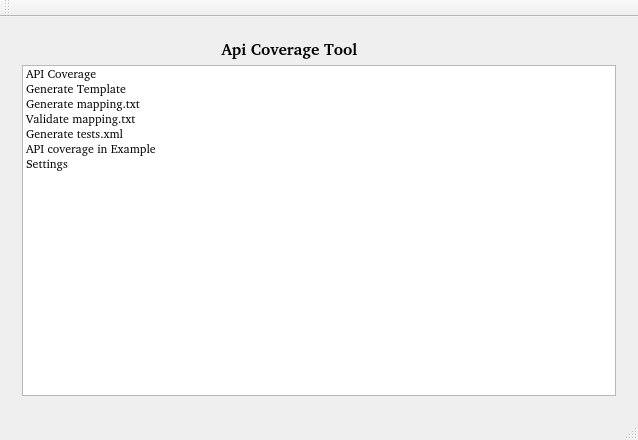
<?xml version="1.0" encoding="UTF-8"?>
<ui version="4.0">
 <class>ApiCovTool</class>
 <widget class="QMainWindow" name="ApiCovTool">
  <property name="geometry">
   <rect>
    <x>0</x>
    <y>0</y>
    <width>638</width>
    <height>440</height>
   </rect>
  </property>
  <property name="windowTitle">
   <string>ApiCovTool</string>
  </property>
  <widget class="QWidget" name="centralWidget">
   <layout class="QVBoxLayout" name="verticalLayout_7">
    <item>
     <widget class="QStackedWidget" name="stackedWidget">
      <property name="currentIndex">
       <number>0</number>
      </property>
      <widget class="QWidget" name="mainPage">
       <layout class="QVBoxLayout" name="verticalLayout_9">
        <item>
         <layout class="QVBoxLayout" name="mainPageVLayout">
          <item>
           <widget class="QLabel" name="title">
            <property name="font">
             <font>
              <family>Bitstream Charter</family>
              <pointsize>12</pointsize>
              <weight>75</weight>
              <bold>true</bold>
             </font>
            </property>
            <property name="text">
             <string>                                           Api Coverage Tool</string>
            </property>
           </widget>
          </item>
          <item>
           <widget class="QListWidget" name="listContents">
            <property name="font">
             <font>
              <family>Bitstream Charter</family>
             </font>
            </property>
            <item>
             <property name="text">
              <string>API Coverage</string>
             </property>
            </item>
            <item>
             <property name="text">
              <string>Generate Template</string>
             </property>
            </item>
            <item>
             <property name="text">
              <string>Generate mapping.txt</string>
             </property>
            </item>
            <item>
             <property name="text">
              <string>Validate mapping.txt</string>
             </property>
            </item>
            <item>
             <property name="text">
              <string>Generate tests.xml</string>
             </property>
            </item>
            <item>
             <property name="text">
              <string>API coverage in Example</string>
             </property>
            </item>
            <item>
             <property name="text">
              <string>Settings</string>
             </property>
            </item>
           </widget>
          </item>
         </layout>
        </item>
       </layout>
      </widget>
      <widget class="QWidget" name="pageApiCov">
       <layout class="QVBoxLayout" name="verticalLayout_10">
        <item>
         <layout class="QVBoxLayout" name="apiCovVLayout">
          <item>
           <widget class="QLabel" name="ApiCov_title">
            <property name="font">
             <font>
              <family>Bitstream Charter</family>
              <pointsize>12</pointsize>
              <weight>75</weight>
              <bold>true</bold>
             </font>
            </property>
            <property name="text">
             <string>                                                    Api Coverage </string>
            </property>
           </widget>
          </item>
          <item>
           <spacer name="verticalSpacer_10">
            <property name="orientation">
             <enum>Qt::Vertical</enum>
            </property>
            <property name="sizeHint" stdset="0">
             <size>
              <width>20</width>
              <height>40</height>
             </size>
            </property>
           </spacer>
          </item>
          <item>
           <layout class="QHBoxLayout" name="apiCovHLayout_4">
            <item>
             <widget class="QLabel" name="ipHeadDirLabel">
              <property name="styleSheet">
               <string notr="true"/>
              </property>
              <property name="text">
               <string>Input Header Directory</string>
              </property>
             </widget>
            </item>
            <item>
             <widget class="QLineEdit" name="ipHeadDirLineEdit"/>
            </item>
            <item>
             <widget class="QPushButton" name="ipHeadDirButton">
              <property name="text">
               <string>Browse</string>
              </property>
             </widget>
            </item>
           </layout>
          </item>
          <item>
           <spacer name="verticalSpacer_11">
            <property name="orientation">
             <enum>Qt::Vertical</enum>
            </property>
            <property name="sizeHint" stdset="0">
             <size>
              <width>20</width>
              <height>40</height>
             </size>
            </property>
           </spacer>
          </item>
          <item>
           <layout class="QHBoxLayout" name="apiCovHLayout_2">
            <item>
             <widget class="QLabel" name="ipSrcDirLabel">
              <property name="text">
               <string>Input Source Directory</string>
              </property>
             </widget>
            </item>
            <item>
             <widget class="QLineEdit" name="ipSrcDirLineEdit"/>
            </item>
            <item>
             <widget class="QPushButton" name="ipSrcDirButton">
              <property name="text">
               <string>Browse</string>
              </property>
             </widget>
            </item>
           </layout>
          </item>
          <item>
           <spacer name="verticalSpacer_12">
            <property name="orientation">
             <enum>Qt::Vertical</enum>
            </property>
            <property name="sizeHint" stdset="0">
             <size>
              <width>20</width>
              <height>40</height>
             </size>
            </property>
           </spacer>
          </item>
          <item>
           <layout class="QHBoxLayout" name="apiCovHLayout_1">
            <item>
             <widget class="QLabel" name="resultDirLabel">
              <property name="text">
               <string>Result Directory          </string>
              </property>
             </widget>
            </item>
            <item>
             <widget class="QLineEdit" name="resultDirLineEdit"/>
            </item>
            <item>
             <widget class="QPushButton" name="resultDirButton">
              <property name="text">
               <string>Browse</string>
              </property>
             </widget>
            </item>
           </layout>
          </item>
          <item>
           <spacer name="verticalSpacer_13">
            <property name="orientation">
             <enum>Qt::Vertical</enum>
            </property>
            <property name="sizeHint" stdset="0">
             <size>
              <width>20</width>
              <height>40</height>
             </size>
            </property>
           </spacer>
          </item>
          <item>
           <layout class="QHBoxLayout" name="apiCovHLayout_3">
            <item>
             <widget class="QPushButton" name="resultApiCov">
              <property name="text">
               <string>Generate</string>
              </property>
             </widget>
            </item>
            <item>
             <spacer name="horizontalSpacer_4">
              <property name="orientation">
               <enum>Qt::Horizontal</enum>
              </property>
              <property name="sizeHint" stdset="0">
               <size>
                <width>40</width>
                <height>20</height>
               </size>
              </property>
             </spacer>
            </item>
            <item>
             <widget class="QPushButton" name="quitApiCov">
              <property name="text">
               <string>Back</string>
              </property>
             </widget>
            </item>
           </layout>
          </item>
         </layout>
        </item>
       </layout>
      </widget>
      <widget class="QWidget" name="pageTemplate">
       <layout class="QVBoxLayout" name="verticalLayout_11">
        <item>
         <layout class="QVBoxLayout" name="templateVLayout_">
          <item>
           <widget class="QLabel" name="teamplateTitle">
            <property name="font">
             <font>
              <family>Bitstream Charter</family>
              <pointsize>12</pointsize>
              <weight>75</weight>
              <bold>true</bold>
             </font>
            </property>
            <property name="text">
             <string>                                                  Generate Template</string>
            </property>
           </widget>
          </item>
          <item>
           <spacer name="verticalSpacer">
            <property name="orientation">
             <enum>Qt::Vertical</enum>
            </property>
            <property name="sizeHint" stdset="0">
             <size>
              <width>20</width>
              <height>40</height>
             </size>
            </property>
           </spacer>
          </item>
          <item>
           <layout class="QHBoxLayout" name="templateHLayout_1">
            <item>
             <widget class="QLabel" name="ipHeaderDirLabel_2">
              <property name="styleSheet">
               <string notr="true"/>
              </property>
              <property name="text">
               <string>Input Header Directory</string>
              </property>
             </widget>
            </item>
            <item>
             <widget class="QLineEdit" name="ipHeadDirLineEdit_2"/>
            </item>
            <item>
             <widget class="QPushButton" name="ipHeaderDirButton_2">
              <property name="text">
               <string>Browse</string>
              </property>
             </widget>
            </item>
           </layout>
          </item>
          <item>
           <spacer name="verticalSpacer_2">
            <property name="orientation">
             <enum>Qt::Vertical</enum>
            </property>
            <property name="sizeHint" stdset="0">
             <size>
              <width>20</width>
              <height>40</height>
             </size>
            </property>
           </spacer>
          </item>
          <item>
           <layout class="QHBoxLayout" name="templateHLayout_2">
            <item>
             <widget class="QLabel" name="resultDirLabel_2">
              <property name="text">
               <string>Result Directory          </string>
              </property>
             </widget>
            </item>
            <item>
             <widget class="QLineEdit" name="resultDirLineEdit_2"/>
            </item>
            <item>
             <widget class="QPushButton" name="resultDirButton_2">
              <property name="text">
               <string>Browse</string>
              </property>
             </widget>
            </item>
           </layout>
          </item>
          <item>
           <spacer name="verticalSpacer_3">
            <property name="orientation">
             <enum>Qt::Vertical</enum>
            </property>
            <property name="sizeHint" stdset="0">
             <size>
              <width>20</width>
              <height>40</height>
             </size>
            </property>
           </spacer>
          </item>
          <item>
           <layout class="QHBoxLayout" name="templateHLayout_3">
            <item>
             <widget class="QPushButton" name="resultTemplate">
              <property name="text">
               <string>Generate</string>
              </property>
             </widget>
            </item>
            <item>
             <spacer name="horizontalSpacer">
              <property name="orientation">
               <enum>Qt::Horizontal</enum>
              </property>
              <property name="sizeHint" stdset="0">
               <size>
                <width>40</width>
                <height>20</height>
               </size>
              </property>
             </spacer>
            </item>
            <item>
             <widget class="QPushButton" name="quitTemplate">
              <property name="text">
               <string>Back</string>
              </property>
             </widget>
            </item>
           </layout>
          </item>
         </layout>
        </item>
       </layout>
      </widget>
      <widget class="QWidget" name="pageMapGen">
       <layout class="QVBoxLayout" name="verticalLayout_12">
        <item>
         <layout class="QVBoxLayout" name="mapGenVLayout">
          <item>
           <widget class="QLabel" name="titleMapGen">
            <property name="font">
             <font>
              <family>Bitstream Charter</family>
              <pointsize>12</pointsize>
              <weight>75</weight>
              <bold>true</bold>
             </font>
            </property>
            <property name="text">
             <string>                                               Generate Mapping.txt File</string>
            </property>
           </widget>
          </item>
          <item>
           <spacer name="verticalSpacer_4">
            <property name="orientation">
             <enum>Qt::Vertical</enum>
            </property>
            <property name="sizeHint" stdset="0">
             <size>
              <width>20</width>
              <height>40</height>
             </size>
            </property>
           </spacer>
          </item>
          <item>
           <layout class="QHBoxLayout" name="mapGenHLayout_2">
            <item>
             <widget class="QLabel" name="ipSrcDirLabel_3">
              <property name="styleSheet">
               <string notr="true"/>
              </property>
              <property name="text">
               <string>Input Source Directory</string>
              </property>
             </widget>
            </item>
            <item>
             <widget class="QLineEdit" name="ipSrcDirLineEdit_3"/>
            </item>
            <item>
             <widget class="QPushButton" name="ipSrcDirButton_3">
              <property name="text">
               <string>Browse</string>
              </property>
             </widget>
            </item>
           </layout>
          </item>
          <item>
           <spacer name="verticalSpacer_5">
            <property name="orientation">
             <enum>Qt::Vertical</enum>
            </property>
            <property name="sizeHint" stdset="0">
             <size>
              <width>20</width>
              <height>40</height>
             </size>
            </property>
           </spacer>
          </item>
          <item>
           <layout class="QHBoxLayout" name="mapGenHLayout_1">
            <item>
             <widget class="QLabel" name="resultDirLabel_3">
              <property name="text">
               <string>Result Directory          </string>
              </property>
             </widget>
            </item>
            <item>
             <widget class="QLineEdit" name="resultDirLineEdit_3"/>
            </item>
            <item>
             <widget class="QPushButton" name="resultDirButton_3">
              <property name="text">
               <string>Browse</string>
              </property>
             </widget>
            </item>
           </layout>
          </item>
          <item>
           <spacer name="verticalSpacer_6">
            <property name="orientation">
             <enum>Qt::Vertical</enum>
            </property>
            <property name="sizeHint" stdset="0">
             <size>
              <width>20</width>
              <height>40</height>
             </size>
            </property>
           </spacer>
          </item>
          <item>
           <layout class="QHBoxLayout" name="mapGenHLayout_3">
            <item>
             <widget class="QPushButton" name="resultMapGen">
              <property name="text">
               <string>Generate</string>
              </property>
             </widget>
            </item>
            <item>
             <spacer name="horizontalSpacer_2">
              <property name="orientation">
               <enum>Qt::Horizontal</enum>
              </property>
              <property name="sizeHint" stdset="0">
               <size>
                <width>40</width>
                <height>20</height>
               </size>
              </property>
             </spacer>
            </item>
            <item>
             <widget class="QPushButton" name="quitMapGen">
              <property name="text">
               <string>Back</string>
              </property>
             </widget>
            </item>
           </layout>
          </item>
         </layout>
        </item>
       </layout>
      </widget>
      <widget class="QWidget" name="pageValMap">
       <layout class="QVBoxLayout" name="verticalLayout_13">
        <item>
         <layout class="QVBoxLayout" name="valMapVLayout">
          <item>
           <widget class="QLabel" name="titleValMap">
            <property name="font">
             <font>
              <family>Bitstream Charter</family>
              <pointsize>12</pointsize>
              <weight>75</weight>
              <bold>true</bold>
             </font>
            </property>
            <property name="text">
             <string>                                           Validate Mapping.txt File </string>
            </property>
           </widget>
          </item>
          <item>
           <spacer name="verticalSpacer_7">
            <property name="orientation">
             <enum>Qt::Vertical</enum>
            </property>
            <property name="sizeHint" stdset="0">
             <size>
              <width>20</width>
              <height>40</height>
             </size>
            </property>
           </spacer>
          </item>
          <item>
           <layout class="QHBoxLayout" name="valMapHLayout_4">
            <item>
             <widget class="QLabel" name="ipSrcDirLabel_4">
              <property name="styleSheet">
               <string notr="true"/>
              </property>
              <property name="text">
               <string>Input Source Directory</string>
              </property>
             </widget>
            </item>
            <item>
             <widget class="QLineEdit" name="ipSrcDirLineEdit_4"/>
            </item>
            <item>
             <widget class="QPushButton" name="ipSrcDirButton_4">
              <property name="text">
               <string>Browse</string>
              </property>
             </widget>
            </item>
           </layout>
          </item>
          <item>
           <spacer name="verticalSpacer_8">
            <property name="orientation">
             <enum>Qt::Vertical</enum>
            </property>
            <property name="sizeHint" stdset="0">
             <size>
              <width>20</width>
              <height>40</height>
             </size>
            </property>
           </spacer>
          </item>
          <item>
           <layout class="QHBoxLayout" name="valMapHLayout_2">
            <item>
             <widget class="QLabel" name="ipMapDirLabel_4">
              <property name="text">
               <string>Input Mapping.txt file </string>
              </property>
             </widget>
            </item>
            <item>
             <widget class="QLineEdit" name="ipMapDirLineEdit_4"/>
            </item>
            <item>
             <widget class="QPushButton" name="ipMapDirButton_4">
              <property name="text">
               <string>Browse</string>
              </property>
             </widget>
            </item>
           </layout>
          </item>
          <item>
           <spacer name="verticalSpacer_9">
            <property name="orientation">
             <enum>Qt::Vertical</enum>
            </property>
            <property name="sizeHint" stdset="0">
             <size>
              <width>20</width>
              <height>40</height>
             </size>
            </property>
           </spacer>
          </item>
          <item>
           <layout class="QHBoxLayout" name="valMapHLayout_1">
            <item>
             <widget class="QLabel" name="resultDirLabel_4">
              <property name="text">
               <string>Result Directory          </string>
              </property>
             </widget>
            </item>
            <item>
             <widget class="QLineEdit" name="resultDirLineEdit_4"/>
            </item>
            <item>
             <widget class="QPushButton" name="resultDirButton_4">
              <property name="text">
               <string>Browse</string>
              </property>
             </widget>
            </item>
           </layout>
          </item>
          <item>
           <spacer name="verticalSpacer_21">
            <property name="orientation">
             <enum>Qt::Vertical</enum>
            </property>
            <property name="sizeHint" stdset="0">
             <size>
              <width>20</width>
              <height>40</height>
             </size>
            </property>
           </spacer>
          </item>
          <item>
           <layout class="QHBoxLayout" name="valMapHLayout_3">
            <item>
             <widget class="QPushButton" name="resultValMap">
              <property name="text">
               <string>Generate</string>
              </property>
             </widget>
            </item>
            <item>
             <spacer name="horizontalSpacer_3">
              <property name="orientation">
               <enum>Qt::Horizontal</enum>
              </property>
              <property name="sizeHint" stdset="0">
               <size>
                <width>40</width>
                <height>20</height>
               </size>
              </property>
             </spacer>
            </item>
            <item>
             <widget class="QPushButton" name="quitValMap">
              <property name="text">
               <string>Back</string>
              </property>
             </widget>
            </item>
           </layout>
          </item>
         </layout>
        </item>
       </layout>
      </widget>
      <widget class="QWidget" name="pageGenTests">
       <layout class="QVBoxLayout" name="verticalLayout_15">
        <item>
         <layout class="QVBoxLayout" name="genTestsVLayout">
          <item>
           <widget class="QLabel" name="titleGenTests">
            <property name="font">
             <font>
              <family>Bitstream Charter</family>
              <pointsize>12</pointsize>
              <weight>75</weight>
              <bold>true</bold>
             </font>
            </property>
            <property name="text">
             <string>                                             Generate tests.xml File</string>
            </property>
           </widget>
          </item>
          <item>
           <spacer name="verticalSpacer_14">
            <property name="orientation">
             <enum>Qt::Vertical</enum>
            </property>
            <property name="sizeHint" stdset="0">
             <size>
              <width>20</width>
              <height>40</height>
             </size>
            </property>
           </spacer>
          </item>
          <item>
           <layout class="QHBoxLayout" name="genTestsHLayout_3">
            <item>
             <widget class="QLabel" name="ipSrcDirLabel_5">
              <property name="styleSheet">
               <string notr="true"/>
              </property>
              <property name="text">
               <string>Input Source Directory</string>
              </property>
             </widget>
            </item>
            <item>
             <widget class="QLineEdit" name="ipSrcDirLaineEdit_5"/>
            </item>
            <item>
             <widget class="QPushButton" name="ipSrcDirButton_5">
              <property name="text">
               <string>Browse</string>
              </property>
             </widget>
            </item>
           </layout>
          </item>
          <item>
           <spacer name="verticalSpacer_15">
            <property name="orientation">
             <enum>Qt::Vertical</enum>
            </property>
            <property name="sizeHint" stdset="0">
             <size>
              <width>20</width>
              <height>40</height>
             </size>
            </property>
           </spacer>
          </item>
          <item>
           <layout class="QHBoxLayout" name="genTestsHLayout_2">
            <item>
             <widget class="QLabel" name="resultDirLabel_5">
              <property name="text">
               <string>Result Directory          </string>
              </property>
             </widget>
            </item>
            <item>
             <widget class="QLineEdit" name="resultDirLineEdit_5"/>
            </item>
            <item>
             <widget class="QPushButton" name="resultDirButton_5">
              <property name="text">
               <string>Browse</string>
              </property>
             </widget>
            </item>
           </layout>
          </item>
          <item>
           <spacer name="verticalSpacer_16">
            <property name="orientation">
             <enum>Qt::Vertical</enum>
            </property>
            <property name="sizeHint" stdset="0">
             <size>
              <width>20</width>
              <height>40</height>
             </size>
            </property>
           </spacer>
          </item>
          <item>
           <layout class="QHBoxLayout" name="genTestsHLayout_1">
            <item>
             <widget class="QPushButton" name="resultGenTests">
              <property name="text">
               <string>Generate</string>
              </property>
             </widget>
            </item>
            <item>
             <spacer name="horizontalSpacer_5">
              <property name="orientation">
               <enum>Qt::Horizontal</enum>
              </property>
              <property name="sizeHint" stdset="0">
               <size>
                <width>40</width>
                <height>20</height>
               </size>
              </property>
             </spacer>
            </item>
            <item>
             <widget class="QPushButton" name="quitGenTests">
              <property name="text">
               <string>Back</string>
              </property>
             </widget>
            </item>
           </layout>
          </item>
         </layout>
        </item>
       </layout>
      </widget>
      <widget class="QWidget" name="pageExampleCov">
       <layout class="QVBoxLayout" name="verticalLayout_16">
        <item>
         <layout class="QVBoxLayout" name="exampleVLayout">
          <item>
           <widget class="QLabel" name="titleExampleCov">
            <property name="font">
             <font>
              <family>Bitstream Charter</family>
              <pointsize>12</pointsize>
              <weight>75</weight>
              <bold>true</bold>
             </font>
            </property>
            <property name="text">
             <string>                                       Api Coverage in Example Application</string>
            </property>
           </widget>
          </item>
          <item>
           <spacer name="verticalSpacer_17">
            <property name="orientation">
             <enum>Qt::Vertical</enum>
            </property>
            <property name="sizeHint" stdset="0">
             <size>
              <width>20</width>
              <height>40</height>
             </size>
            </property>
           </spacer>
          </item>
          <item>
           <layout class="QHBoxLayout" name="exampleHLayout_2">
            <item>
             <widget class="QLabel" name="ipAppDirLabel_6">
              <property name="styleSheet">
               <string notr="true"/>
              </property>
              <property name="text">
               <string>Example App Directory</string>
              </property>
             </widget>
            </item>
            <item>
             <widget class="QLineEdit" name="ipAppDirLineEdit_6"/>
            </item>
            <item>
             <widget class="QPushButton" name="ipAppDirButton_6">
              <property name="text">
               <string>Browse</string>
              </property>
             </widget>
            </item>
           </layout>
          </item>
          <item>
           <spacer name="verticalSpacer_18">
            <property name="orientation">
             <enum>Qt::Vertical</enum>
            </property>
            <property name="sizeHint" stdset="0">
             <size>
              <width>20</width>
              <height>40</height>
             </size>
            </property>
           </spacer>
          </item>
          <item>
           <layout class="QHBoxLayout" name="exampleHLayout_3">
            <item>
             <widget class="QLabel" name="ipHeadDirLabel_6">
              <property name="text">
               <string>Input Header  Directory</string>
              </property>
             </widget>
            </item>
            <item>
             <widget class="QLineEdit" name="ipHeadDirLineEdit_6"/>
            </item>
            <item>
             <widget class="QPushButton" name="ipHeadDirButton_6">
              <property name="text">
               <string>Browse</string>
              </property>
             </widget>
            </item>
           </layout>
          </item>
          <item>
           <spacer name="verticalSpacer_19">
            <property name="orientation">
             <enum>Qt::Vertical</enum>
            </property>
            <property name="sizeHint" stdset="0">
             <size>
              <width>20</width>
              <height>40</height>
             </size>
            </property>
           </spacer>
          </item>
          <item>
           <layout class="QHBoxLayout" name="exampleHLayout_1">
            <item>
             <widget class="QLabel" name="resultDirLabel_6">
              <property name="text">
               <string>Result Directory            </string>
              </property>
             </widget>
            </item>
            <item>
             <widget class="QLineEdit" name="resultDirLineEdit_6"/>
            </item>
            <item>
             <widget class="QPushButton" name="resultDirButton_6">
              <property name="text">
               <string>Browse</string>
              </property>
             </widget>
            </item>
           </layout>
          </item>
          <item>
           <spacer name="verticalSpacer_20">
            <property name="orientation">
             <enum>Qt::Vertical</enum>
            </property>
            <property name="sizeHint" stdset="0">
             <size>
              <width>20</width>
              <height>40</height>
             </size>
            </property>
           </spacer>
          </item>
          <item>
           <layout class="QHBoxLayout" name="exampleHLayout_4">
            <item>
             <widget class="QPushButton" name="resultExampleCov">
              <property name="text">
               <string>Generate</string>
              </property>
             </widget>
            </item>
            <item>
             <spacer name="horizontalSpacer_6">
              <property name="orientation">
               <enum>Qt::Horizontal</enum>
              </property>
              <property name="sizeHint" stdset="0">
               <size>
                <width>40</width>
                <height>20</height>
               </size>
              </property>
             </spacer>
            </item>
            <item>
             <widget class="QPushButton" name="quitExampleCov">
              <property name="text">
               <string>Back</string>
              </property>
             </widget>
            </item>
           </layout>
          </item>
         </layout>
        </item>
       </layout>
      </widget>
      <widget class="QWidget" name="pageSettings">
       <layout class="QVBoxLayout" name="verticalLayout_17">
        <item>
         <layout class="QVBoxLayout" name="settingsVLayout">
          <item>
           <widget class="QLabel" name="label_5">
            <property name="font">
             <font>
              <family>Bitstream Charter</family>
              <pointsize>12</pointsize>
              <weight>75</weight>
              <bold>true</bold>
             </font>
            </property>
            <property name="text">
             <string>                                                    Settings</string>
            </property>
           </widget>
          </item>
          <item>
           <layout class="QHBoxLayout" name="horizontalLayout_10"/>
          </item>
          <item>
           <layout class="QHBoxLayout" name="horizontalLayout_11"/>
          </item>
          <item>
           <spacer name="verticalSpacer_23">
            <property name="orientation">
             <enum>Qt::Vertical</enum>
            </property>
            <property name="sizeHint" stdset="0">
             <size>
              <width>20</width>
              <height>40</height>
             </size>
            </property>
           </spacer>
          </item>
          <item>
           <spacer name="verticalSpacer_24">
            <property name="orientation">
             <enum>Qt::Vertical</enum>
            </property>
            <property name="sizeHint" stdset="0">
             <size>
              <width>20</width>
              <height>40</height>
             </size>
            </property>
           </spacer>
          </item>
          <item>
           <layout class="QHBoxLayout" name="horizontalLayout_26">
            <item>
             <spacer name="horizontalSpacer_7">
              <property name="orientation">
               <enum>Qt::Horizontal</enum>
              </property>
              <property name="sizeHint" stdset="0">
               <size>
                <width>40</width>
                <height>20</height>
               </size>
              </property>
             </spacer>
            </item>
            <item>
             <widget class="QPushButton" name="quitSettings">
              <property name="text">
               <string>Back</string>
              </property>
             </widget>
            </item>
           </layout>
          </item>
         </layout>
        </item>
       </layout>
      </widget>
     </widget>
    </item>
   </layout>
  </widget>
  <widget class="QMenuBar" name="menuBar">
   <property name="geometry">
    <rect>
     <x>0</x>
     <y>0</y>
     <width>638</width>
     <height>25</height>
    </rect>
   </property>
  </widget>
  <widget class="QToolBar" name="mainToolBar">
   <attribute name="toolBarArea">
    <enum>TopToolBarArea</enum>
   </attribute>
   <attribute name="toolBarBreak">
    <bool>false</bool>
   </attribute>
  </widget>
  <widget class="QStatusBar" name="statusBar"/>
 </widget>
 <layoutdefault spacing="6" margin="11"/>
 <resources/>
 <connections/>
</ui>
